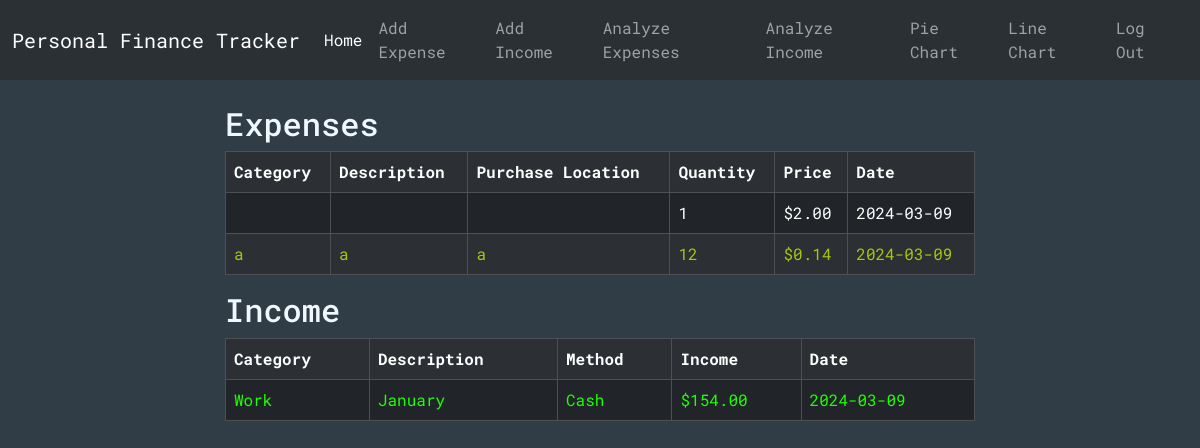
The page / (signed in) on the database its author committed.
### tables this page shows
CREATE TABLE expenses (id INTEGER PRIMARY KEY, user_id INTEGER NOT NULL, category TEXT, description TEXT, purchaseLocation TEXT, quantity INTEGER NOT NULL, price NUMERIC NOT NULL, date TEXT NOT NULL, color TEXT, FOREIGN KEY (user_id) REFERENCES users(id));

CREATE TABLE incomes (id INTEGER PRIMARY KEY, user_id INTEGER NOT NULL, category TEXT, description TEXT, method TEXT, income NUMERIC NOT NULL, date TEXT NOT NULL, color TEXT, FOREIGN KEY (user_id) REFERENCES users(id));

### app.py (the view)
@app.route("/")
@login_required
def index():
    conn = get_db_connection()
    exps = conn.execute("SELECT * FROM expenses WHERE user_id = ?", (session["user_id"],)).fetchall()
    inc = conn.execute("SELECT * FROM incomes WHERE user_id = ?", (session["user_id"],)).fetchall()
    print(exps[1]["color"])
    conn.close()
    return render_template("index.html", expenses=exps, incomes=inc)

### helpers.py (called while the page is built)
def login_required(f):
    @wraps(f)
    def decorated_function(*args, **kwargs):
        if session.get("user_id") is None:
            return redirect("/login")
        return f(*args, **kwargs)
    return decorated_function

def get_db_connection():
    conn = sqlite3.connect('database.db')
    conn.row_factory = sqlite3.Row
    return conn

### templates/index.html
{% extends "layout.html" %} {% block title %}Main{% endblock %}
{% block body %}
<div class="cont center-horizontal">
  {% if expenses -%}
  <div>
    <h2>Expenses</h2>
    <div class="table-responsive">
      <table class="table table-dark table-striped table-bordered table-hover">
        <tr>
          <th scope="col">Category</th>
          <th scope="col">Description</th>
          <th scope="col">Purchase Location</th>
          <th scope="col">Quantity</th>
          <th scope="col">Price</th>
          <th scope="col">Date</th>
        </tr>
        {% for expense in expenses %}
        <tr style="color: {{expense['color']}}">
          <td style="color: {{expense['color']}}">{{ expense["category"] }}</td>
          <td style="color: {{expense['color']}}">
            {{ expense["description"] }}
          </td>
          <td style="color: {{expense['color']}}">
            {{ expense["purchaseLocation"] }}
          </td>
          <td style="color: {{expense['color']}}">{{ expense["quantity"] }}</td>
          <td style="color: {{expense['color']}}">
            {{ "$%.2f"| format(expense["price"]) }}
          </td>
          <td style="color: {{expense['color']}}">{{ expense["date"] }}</td>
        </tr>
        {% endfor %}
      </table>
    </div>
  </div>
  {% else -%}
  <p>
    You have no expenses to display here. To add an expense go
    <a href="/add-expense">here</a>. In the future, use the links in the
    navigation bar on the top!
  </p>
  {% endif %}
  {% if incomes -%}
  <div>
    <h2>Income</h2>
    <div class="table-responsive">
      <table class="table table-dark table-striped table-bordered table-hover">
        <tr>
          <th scope="col">Category</th>
          <th scope="col">Description</th>
          <th scope="col">Method</th>
          <th scope="col">Income</th>
          <th scope="col">Date</th>
        </tr>
        {% for income in incomes %}
        <tr>
          <td style="color: {{income['color']}} !important">
            {{ income["category"] }}
          </td>
          <td style="color: {{income['color']}} !important">
            {{ income["description"] }}
          </td>
          <td style="color: {{income['color']}} !important">
            {{ income["method"] }}
          </td>
          <td style="color: {{income['color']}} !important">
            {{ "$%.2f"| format(income["income"]) }}
          </td>
          <td style="color: {{income['color']}} !important">
            {{ income["date"] }}
          </td>
        </tr>
        {% endfor %}
      </table>
    </div>
  </div>
  {% else -%}
  <p>
    You have no income to display here. To add income go
    <a href="/add-income">here</a>. In the future, use the links in the
    navigation bar on the top!
  </p>
  {% endif %}
</div>
{%endblock %}

### static/styles/CSS.css (style rules this page uses)
.cont { display: flex; justify-content: center; padding: 15px; flex-direction: column; color: aliceblue; max-width: 100vw; }
.center-horizontal { margin: 0 auto; width: 90vw; max-width: 800px; padding: 25px; }
#body { background-color: rgb(48, 60, 70); font-family: "Roboto Mono", monospace; color: aliceblue; }

### rows shown on the page
expenses: quantity "1", price "$2.00", date "2024-03-09"
expenses: category "a", description "a", purchaseLocation "a", quantity "12", price "$0.14", date "2024-03-09"
incomes: category "Work", description "January", method "Cash", income "$154.00", date "2024-03-09"
